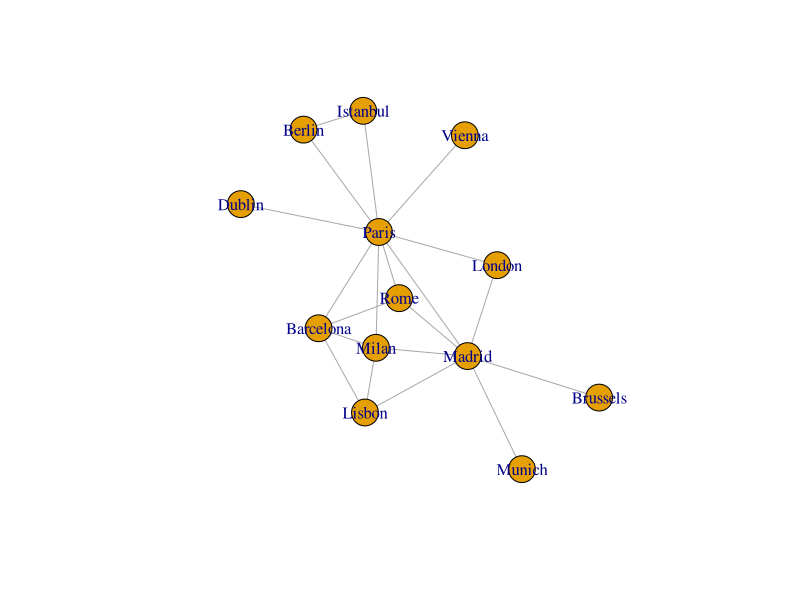

Recreate this plot in R. (Note: this script raises an error after producing the figure.)
library(readr)
library(igraph)

#nuskaitomi duomenys
erasmus <- read_csv("erasmus.csv")
data<-subset(erasmus, select = c(2, 4, 5, 6))
data<-data[2:21, ]

#nubreziamas neorientuotas, nesvorinis grafas (g1)
temp<-subset(data, select=c(1,2))
g1<-graph_from_data_frame(temp, directed = F)
plot(g1)

#grafa verciame i orientuota grafa (g2)
g2<-as.directed(g1, mode = c("mutual", "arbitrary"))
plot(g2, edge.curved=.3)

#nesvorini grafa verciame svoriniu grafu
data1<-as_data_frame(g2)
data1$weight<-as.numeric(c(data$X5, data$Students))
g3<-graph_from_data_frame(data1, directed = T)

# pakeiciame, kad briaunu plociai butu proporcingi svoriams, 
# o virsuniu dydziai priklauso nuo stiprumo (ateinanciu briaunu)
E(g3)$width<-E(g3)$weight*0.02
V(g3)$size<-sqrt(strength(g3, mode= "in"))
plot(g3, edge.curved=0.4, layout=layout_with_dh, edge.arrow.size=1.2, edge.color="darkblue")

print_all(g3) #visa info apie grafa (DNW-  directed, named, weighted, be specialiu virsuniu)
V(g3) #virsunes
E(g3) #briaunos
get.vertex.attribute(g3) #virsuniu atributai
get.edge.attribute(g3)   #briaunu atributai
igraph::degree(g3, mode="in") #ateinanciu virsuniu laipsnis 
strength(g3) #virsuniu stiprumas
is.simple(g3) # paprastasis grafas
is.connected(g3) # ar visos virsunes sujungtos

# siuo atveju diametras nelabai turi prasmes
diameter(g3) 
get_diameter(g3)

# visuniu laipsniu histograma
hist(igraph::degree(g3), col="lightblue", xlim=c(0,20), ylim = c(0,4), breaks = seq(0, 20, 2),
     xlab="Virsuniu laipsniai", ylab="Daznis", main="Virsuniu laispniu dazniai", xaxp = c(0, 20, 10))
par(xpd=F)
abline(v=mean(igraph::degree(g3)), lwd = 5, lty=2)

#virsuniu stiprumo diagrama (ateinanciu briaunu)
hist(strength(g3), col="pink",
     xlab="Virsuniu stiprumas", ylab="Dazniai", main="Virsuniu stiprumu dazniai")
par(xpd=F)
abline(v=mean(strength(g3)), lwd = 5, lty=2)